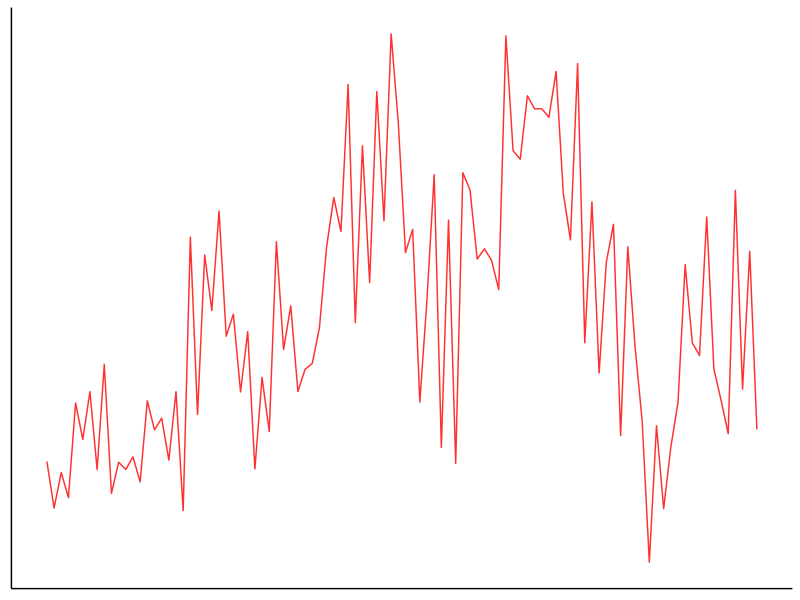

The R source for this figure:
## ---- chunk 1
knitr::opts_chunk$set(echo = TRUE)
suppressPackageStartupMessages({
    library(ggplot2)
    library(dplyr)
})
## ---- chunk 2
make_series <- function(a1, a2 = 0, length_out = 100) {
    y <- numeric(length_out)
    y[1] <- 0
    y[2] <- rnorm(1)
    for (t in 3:length_out) {
        y[t] <- a1 * y[(t - 1)] + a2 * y[(t - 2)] + rnorm(1)
    }
    return(y)
}

set.seed(100)
ts_plot <- data_frame(N = make_series(0.5, 0.5001),
           t = 1:100) %>% 
    ggplot(aes(t, N)) +
    theme_classic() +
    theme(axis.text = element_blank(), axis.ticks = element_blank(), 
          axis.title = element_blank()) +
    geom_line(size = 0.5, color = 'firebrick1')

ggsave('../static/icon/icon.png', ts_plot, width = 1, height = 1, dpi = 64, units = 'in')

